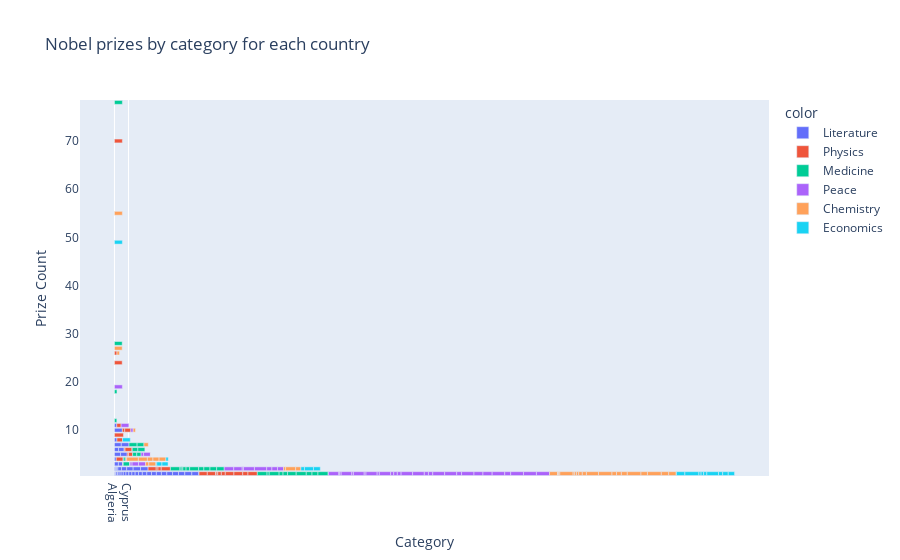

Notebook source saved alongside this figure:
### Code cell
plt.figure(figsize=(24, 10), dpi=150)
fig=px.bar(x=top_countries_cat['birth_country_current'],y=top_countries_cat['cat_prize'],
           color=top_countries_cat['category'],title='Nobel prizes by category for each country',orientation='h')
fig.update_layout(xaxis_title='Category',yaxis_title='Prize Count',width=1400,
    height=700)
fig.show()

### Figure 1 — Plotly figure (JSON) as saved in the notebook; plotly's stock layout.template omitted (floating-point values rounded to 4 significant figures)
{"data": [{"hovertemplate": "color=Literature<br>x=%{x}<br>y=%{y}<extra></extra>", "legendgroup": "Literature", "marker": {"color": "#636efa", "pattern": {"shape": ""}}, "name": "Literature", "orientation": "h", "showlegend": true, "textposition": "auto", "type": "bar", "x": ["Algeria", "Austria", "Belgium", "Bosnia and Herzegovina", "Bulgaria", "Canada", "Chile", "China", "Colombia", "Czech Republic", "Denmark", "Egypt", "Finland", "France", "Germany", "Greece", "Guadeloupe Island", "Guatemala", "Hungary", "Iceland", "India", "Iran", "Ireland", "Italy", "Japan", "Lithuania", "Madagascar", "Mexico", "Nigeria", "Norway", "Peru", "Poland", "Portugal", "Romania", "Russia", "Saint Lucia", "South Africa", "Spain", "Sweden", "Switzerland", "Trinidad", "Turkey", "Ukraine", "United Kingdom", "United States of America"], "xaxis": "x", "y": [1, 2, 1, 1, 1, 2, 2, 2, 1, 1, 4, 1, 1, 11, 8, 1, 1, 1, 1, 1, 2, 1, 3, 6, 3, 1, 1, 1, 1, 2, 1, 6, 1, 1, 5, 1, 2, 5, 7, 1, 1, 2, 2, 7, 10], "yaxis": "y"}, {"hovertemplate": "color=Physics<br>x=%{x}<br>y=%{y}<extra></extra>", "legendgroup": "Physics", "marker": {"color": "#EF553B", "pattern": {"shape": ""}}, "name": "Physics", "orientation": "h", "showlegend": true, "textposition": "auto", "type": "bar", "x": ["Algeria", "Australia", "Austria", "Azerbaijan", "Belarus", "Belgium", "Canada", "China", "Czech Republic", "Denmark", "France", "Germany", "Hungary", "India", "Ireland", "Italy", "Japan", "Luxembourg", "Morocco", "Netherlands", "Norway", "Pakistan", "Poland", "Russia", "Slovakia", "Sweden", "Switzerland", "United Kingdom", "United States of America"], "xaxis": "x", "y": [1, 2, 3, 1, 1, 1, 6, 5, 1, 2, 10, 26, 2, 1, 1, 5, 11, 1, 1, 9, 1, 2, 8, 10, 1, 4, 6, 24, 70], "yaxis": "y"}, {"hovertemplate": "color=Medicine<br>x=%{x}<br>y=%{y}<extra></extra>", "legendgroup": "Medicine", "marker": {"color": "#00cc96", "pattern": {"shape": ""}}, "name": "Medicine", "orientation": "h", "showlegend": true, "textposition": "auto", "type": "bar", "x": ["Argentina", "Australia", "Austria", "Belgium", "Brazil", "Canada", "China", "Czech Republic", "Denmark", "Finland", "France", "Germany", "Hungary", "India", "Indonesia", "Ireland", "Italy", "Japan", "Lithuania", "Luxembourg", "Netherlands", "New Zealand", "Norway", "Poland", "Portugal", "Romania", "Russia", "South Africa", "Spain", "Sweden", "Switzerland", "Ukraine", "United Kingdom", "United States of America", "Venezuela"], "xaxis": "x", "y": [2, 7, 6, 3, 1, 4, 2, 2, 4, 1, 12, 18, 2, 2, 1, 1, 5, 5, 1, 1, 2, 1, 2, 6, 1, 1, 2, 3, 2, 7, 6, 2, 28, 78, 1], "yaxis": "y"}, {"hovertemplate": "color=Peace<br>x=%{x}<br>y=%{y}<extra></extra>", "legendgroup": "Peace", "marker": {"color": "#ab63fa", "pattern": {"shape": ""}}, "name": "Peace", "orientation": "h", "showlegend": true, "textposition": "auto", "type": "bar", "x": ["Argentina", "Austria", "Bangladesh", "Belarus", "Belgium", "Canada", "China", "Colombia", "Costa Rica", "Czech Republic", "Democratic Republic of the Congo", "Denmark", "East Timor", "Egypt", "Ethiopia", "Finland", "France", "Germany", "Ghana", "Guatemala", "India", "Iran", "Iraq", "Israel", "Italy", "Japan", "Kenya", "Korea (South Korea)", "Liberia", "Mexico", "Myanmar", "Netherlands", "Norway", "Pakistan", "Poland", "Republic of Macedonia", "Romania", "Russia", "South Africa", "Sweden", "Switzerland", "United Kingdom", "United States of America", "Vietnam", "Yemen", "Zimbabwe"], "xaxis": "x", "y": [2, 1, 1, 2, 3, 1, 2, 1, 1, 1, 1, 1, 2, 3, 1, 1, 10, 5, 1, 1, 1, 1, 1, 1, 1, 1, 1, 1, 2, 1, 1, 1, 2, 1, 2, 1, 1, 2, 3, 5, 3, 11, 19, 1, 1, 1], "yaxis": "y"}, {"hovertemplate": "color=Chemistry<br>x=%{x}<br>y=%{y}<extra></extra>", "legendgroup": "Chemistry", "marker": {"color": "#FFA15A", "pattern": {"shape": ""}}, "name": "Chemistry", "orientation": "h", "showlegend": true, "textposition": "auto", "type": "bar", "x": ["Australia", "Austria", "Belgium", "Bosnia and Herzegovina", "Canada", "China", "Croatia", "Czech Republic", "Denmark", "Egypt", "Finland", "France", "Germany", "Hungary", "India", "Israel", "Italy", "Japan", "Korea (South Korea)", "Latvia", "Lithuania", "Mexico", "Netherlands", "New Zealand", "Norway", "Poland", "Romania", "Russia", "Slovenia", "South Africa", "Sweden", "Switzerland", "Taiwan", "Turkey", "Ukraine", "United Kingdom", "United States of America"], "xaxis": "x", "y": [1, 5, 1, 1, 4, 1, 1, 1, 1, 2, 1, 10, 26, 3, 1, 4, 1, 7, 1, 1, 1, 1, 4, 2, 2, 4, 1, 4, 1, 1, 4, 3, 1, 1, 1, 27, 55], "yaxis": "y"}, {"hovertemplate": "color=Economics<br>x=%{x}<br>y=%{y}<extra></extra>", "legendgroup": "Economics", "marker": {"color": "#19d3f3", "pattern": {"shape": ""}}, "name": "Economics", "orientation": "h", "showlegend": true, "textposition": "auto", "type": "bar", "x": ["Austria", "Belarus", "Canada", "Cyprus", "Finland", "France", "Germany", "Hungary", "India", "Israel", "Italy", "Netherlands", "Norway", "Poland", "Russia", "Saint Lucia", "Sweden", "United Kingdom", "United States of America"], "xaxis": "x", "y": [1, 1, 3, 1, 1, 4, 1, 1, 2, 1, 1, 2, 3, 1, 3, 1, 2, 8, 49], "yaxis": "y"}], "layout": {"barmode": "relative", "legend": {"title": {"text": "color"}, "tracegroupgap": 0}, "title": {"text": "Nobel prizes by category for each country"}, "xaxis": {"anchor": "y", "domain": [0, 1], "title": {"text": "Category"}}, "yaxis": {"anchor": "x", "domain": [0, 1], "title": {"text": "Prize Count"}}}}
